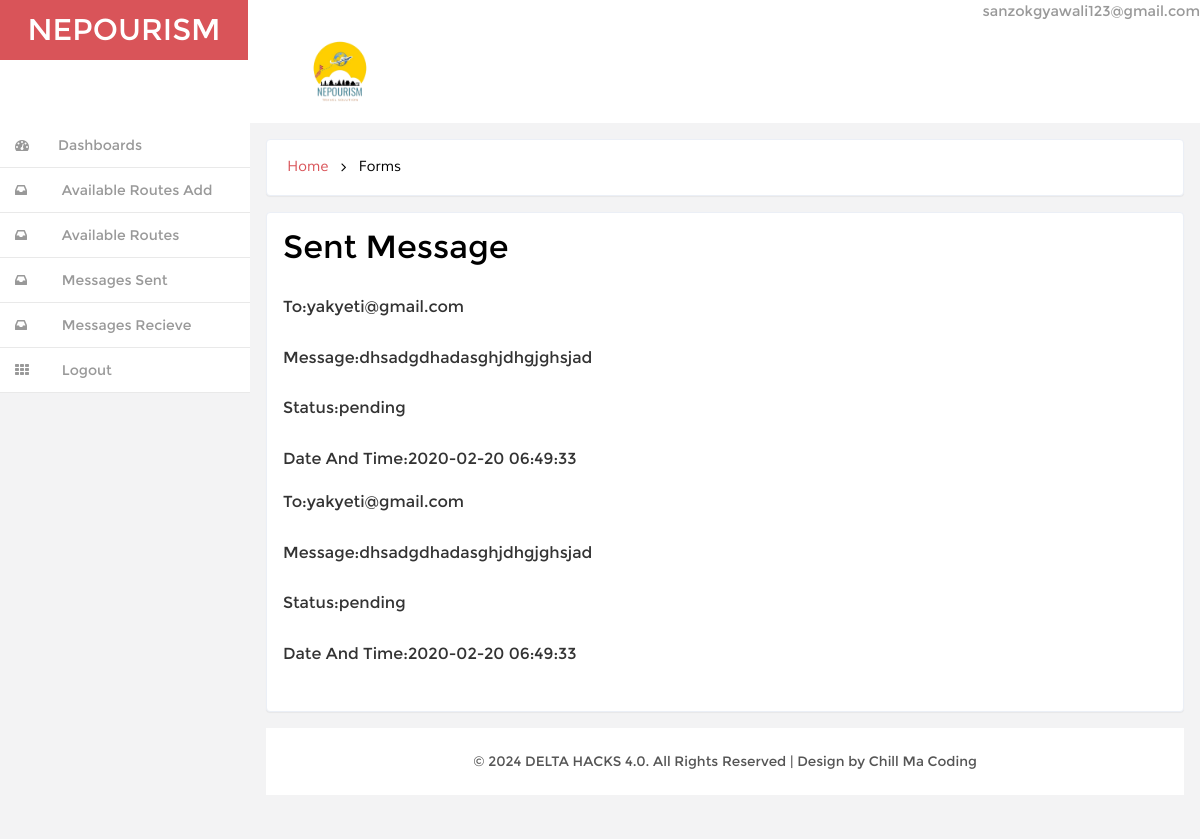
/admin/sentmessage (signed in), run on the app's committed database.
### tables this page shows
CREATE TABLE `tbl_message` (
  `id` int(11) NOT NULL,
  `rec` varchar(100) NOT NULL,
  `sen` varchar(100) NOT NULL,
  `message` text DEFAULT NULL,
  `message_datetime` datetime DEFAULT NULL,
  `status` tinyint(1) NOT NULL
);

### admin/controller/admincontroller.php (called while the page is built, shortened)
<?php
class admincontroller extends controller
{
	function __construct()
	{
		$this->message=$this->loadmodel("message");
	}
	function sentmessage()
	{
		$this->message->sen=sessionhelper::get('admin');
		$this->output=$this->message->allmessage();
		$this->loadview("sentmessage");
	}
			}
?>

### admin/config/config.php (called while the page is built, shortened)
<?php
function base_url($atRoot=FALSE, $atCore=FALSE, $parse=FALSE) {
        if (isset($_SERVER['HTTP_HOST'])) {
            $http = isset($_SERVER['HTTPS']) && strtolower($_SERVER['HTTPS']) !== 'off' ? 'https' : 'http';
            $hostname = $_SERVER['HTTP_HOST'];
            $dir =  str_replace(basename($_SERVER['SCRIPT_NAME']), '', $_SERVER['SCRIPT_NAME']);
            $core = preg_split('@/@', str_replace($_SERVER['DOCUMENT_ROOT'], '', realpath(dirname(__FILE__))), NULL, PREG_SPLIT_NO_EMPTY);
            $core = $core[0];
            $tmplt = $atRoot ? ($atCore ? "%s://%s/%s/" : "%s://%s/") : ($atCore ? "%s://%s/%s/" : "%s://%s%s");
            $end = $atRoot ? ($atCore ? $core : $hostname) : ($atCore ? $core : $dir);
            $base_url = sprintf( $tmplt, $http, $hostname, $end );
        }
        else $base_url = 'http://localhost/';
        return $base_url;
}
?>

### admin/libs/model.php (called while the page is built, shortened)
<?php
class common{
	function __construct(){
		$this->con=new mysqli('localhost','root','','ggnepal');
	}
	function select($sql){
		$res=$this->con->query($sql);
		$data=[];
		if ($res->num_rows>0) {
			while ($row=$res->fetch_object()) {
				$data[]=$row;
			}
		}
		return $data;
	}
}
?>

### admin/model/message.model.php (called while the page is built, shortened)
<?php
class message extends common
{
	public $rec,$sen,$message,$message_datetime;
	function allmessage()
	{
		$sql="select * from tbl_message where sen='$this->sen' order by id desc";
		return $this->select($sql);
	}
}
?>

### admin/view/sentmessage.php (the view, shortened to what this page needs)
		     <div class="banner">
		    	<h2>
				<a href="index.html">Home</a>
				<i class="fa fa-angle-right"></i>
				<span>Forms</span>
				</h2>
		    </div>
 	<div class="grid-form">
 		<div class="grid-form1">
 		<h3 id="forms-example" class="">Sent Message</h3>
 		<form method="post" action="<?php echo base_url().'addroutepost'?>" enctype="multipart/form-data">
 			<?php
 			foreach($this->output as $o)
 			{
 			?>
 			 <div class="form-group">
    <label for="exampleInputEmail1">To:</label><?php echo $o->rec ?><br><br>
    <label for="exampleInputEmail1">Message:</label><?php echo $o->message ?><br><br>
     <label for="exampleInputEmail1">Status:</label><?php if($o->status==1)
      echo "seen";
      else
      	echo "pending";
      ?><br><br>
 <label for="exampleInputEmail1">Date And Time:</label><?php echo $o->message_datetime ?>
  </div>
<?php } ?>
</form>
</div>

### admin/view/css/style.css (style rules this page uses)
h4, h5, h6, h1, h2, h3 { margin: 0; }
html, body { font-family:'Montserrat-Regular'; font-size: 100%; background:#F3F3F4; overflow-x: hidden; }
body a { transition:0.5s all; -webkit-transition:0.5s all; -moz-transition:0.5s all; -o-transition:0.5s all; -ms-transition:0.5s all; }
.banner { background: #fff; display: block; margin: 0em 1em ; padding:1em; border: 1px solid #ebeff6; border-color: #ebeff6; border-radius: 4px; -webkit-border-radius: 4px; -o-border-radius: 4px; -moz-border-radius: 4px; -ms-border-radius: 4px; -webkit-box-shadow: 0 1px 1px rgba(0,0,0,.05); box-shadow: 0 1px 1px rgba(0,0,0,.05); }
.banner h2 { font-size:0.9em; }
.banner h2 a { color:#D95459; text-decoration:none; font-family: 'Muli-Regular'; padding:0.3em ; }
.banner h2 span { color:#000; font-family: 'Muli-Regular'; padding:0.3em ; }
.banner h2 i { color:#000; vertical-align:middle; padding:0.3em ; }
.grid-form { padding: 1em; }
.grid-form1 { background: #fff; margin-bottom: 1em; padding: 1em; border: 1px solid #ebeff6; border-radius: 4px; -webkit-border-radius: 4px; -o-border-radius: 4px; -moz-border-radius: 4px; -ms-border-radius: 4px; -webkit-box-shadow: 0 1px 1px rgba(0,0,0,.05); box-shadow: 0 1px 1px rgba(0,0,0,.05); }
.grid-form1 h3 { color: #000; font-size:2em; margin-bottom: 1em; }
.grid-form1 form { margin: 1.5em 0; }
.checkbox-inline label,.checkbox-inline1 label,.form-group label { font-weight:400; }

### data on the page
tbl_message: rec "yakyeti@gmail.com", message "dhsadgdhadasghjdhgjghsjad", status "pending", message_datetime "2020-02-20 06:49:33"
tbl_message: rec "yakyeti@gmail.com", message "dhsadgdhadasghjdhgjghsjad", status "pending", message_datetime "2020-02-20 06:49:33"

### other printed values
$val "sanzokgyawali123@gmail.com"
